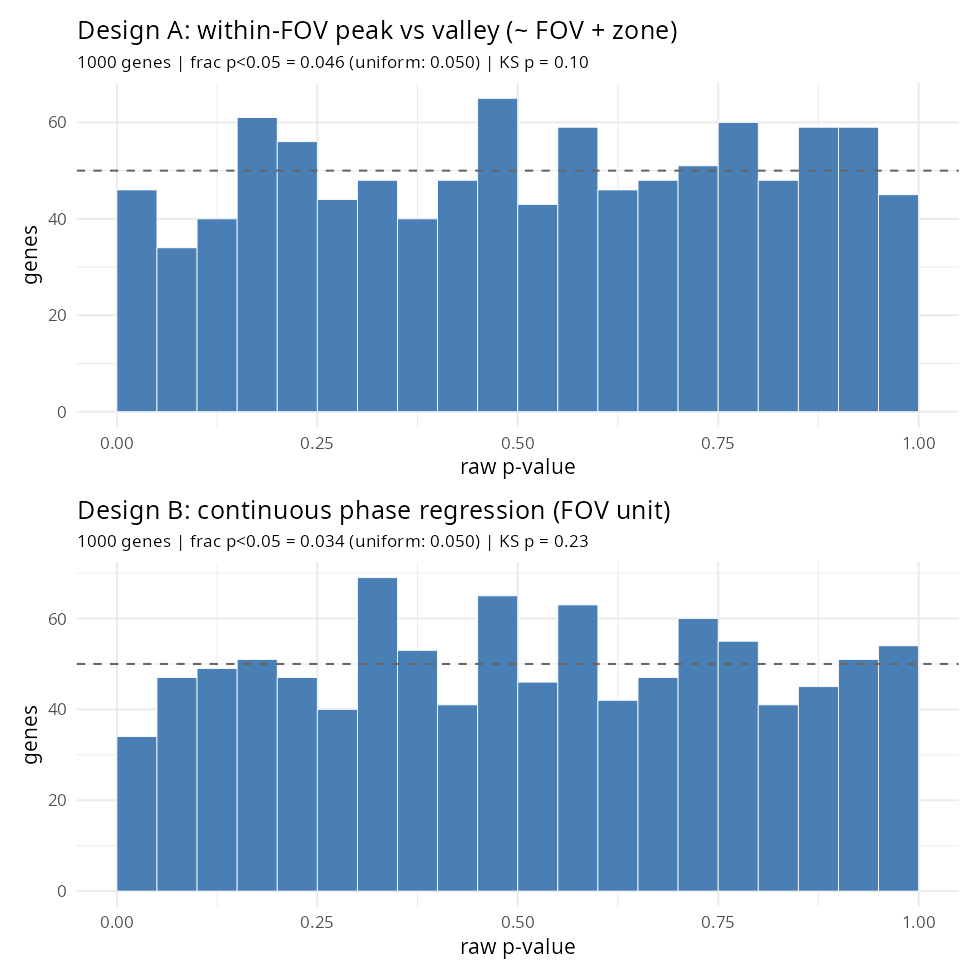

Source code (R):
# Raw p-value histograms for the Step 2 FOV-pseudobulk nulls, to test the true-null
# claim (flat = well-calibrated null; left-spike = real signal; right-slope/U = mis-cal).
suppressPackageStartupMessages({
  library(arrow); library(data.table); library(Matrix)
  library(DESeq2); library(limma); library(edgeR); library(ggplot2); library(patchwork)
})
OUT   <- "/home/jeszyman/repos/spatial-rads/dev/if_channel_check"
META  <- "/mnt/data/projects/spatial-rads/inputs/mutter01/Analysis_Mutter_01_CosMmR_Mutter_updated_metadata.parquet"
CNT   <- "/mnt/data/projects/spatial-rads/inputs/mutter01/projects_Mutter_01_CosMmR_app_data_raw_tx_counts_matrix.parquet"
ATLAS <- "/home/jeszyman/repos/spatial-rads/results/aggregate/full_labels.parquet"
SLIDE <- "20250529_214712_S4"; BLOCK <- "Block_21"; MIN_CELLS_UNIT <- 20
set.seed(1)
peak_fovs <- c(224,209,201,186,172,225,229,215,175,176,206,181,168,167)

meta <- as.data.table(read_parquet(META)); setnames(meta,"ImmuneAtlas_ImmGen_Main_cell_Types","main_type")
blk  <- meta[Slide==SLIDE & Block==BLOCK]
pc <- blk[fov %in% peak_fovs, .(cx=mean(x_slide_mm), cy=mean(y_slide_mm)), by=fov]
search_theta <- function(cx,cy,n=4,grid=seq(-pi/2,pi/2,length.out=181)){best<-list(within=Inf)
  for(th in grid){d<--sin(th)*cx+cos(th)*cy;km<-kmeans(d,n,nstart=10)
    if(km$tot.withinss<best$within)best<-list(theta=th,within=km$tot.withinss,centers=sort(km$centers[,1]),cluster=km$cluster)};best}
fit<-search_theta(pc$cx,pc$cy);theta<-fit$theta;spacing<-median(diff(fit$centers))
pc[,d_perp:=-sin(theta)*cx+cos(theta)*cy][,stripe:=fit$cluster]
peak_half<-pc[,.(sd=sd(d_perp-fit$centers[stripe])),by=stripe][,mean(sd)]+0.15;c0<-fit$centers[1]
label_fast<-function(d,off,sp,hw){r<-(d-off)%%sp;dtp<-pmin(r,sp-r)
  list(zone=ifelse(dtp<hw,"peak",ifelse(dtp>sp/2-hw,"valley","transition")),dtp=dtp)}

atl<-as.data.table(read_parquet(ATLAS))[dataset=="Mutter_01"];atl[,mcid:=sub("^sam[0-9]+_","",cell)]
tumor_ids<-intersect(atl[compartment=="tumor",mcid],blk$cell_id)
cnt<-as.data.table(read_parquet(CNT))[cell_id %in% tumor_ids]
gene_cols<-setdiff(colnames(cnt),c("Slide","fov","cell_id"))
pos<-blk[cell_id %in% cnt$cell_id,.(cell_id,fov,x_slide_mm,y_slide_mm)]
setkey(cnt,cell_id);setkey(pos,cell_id);pos<-pos[cnt$cell_id]
d<--sin(theta)*pos$x_slide_mm+cos(theta)*pos$y_slide_mm;lab<-label_fast(d,c0,spacing,peak_half)
pos[,`:=`(zone=lab$zone,dtp=lab$dtp)];cmat<-as.matrix(cnt[,..gene_cols]);rownames(cmat)<-cnt$cell_id

## Design A raw p
keep<-pos$zone %in% c("peak","valley");agg<-paste(pos$fov[keep],pos$zone[keep],sep="__")
units<-rowsum(cmat[keep,,drop=FALSE],agg);nc<-as.integer(table(agg)[rownames(units)])
udt<-data.table(unit=rownames(units),ncell=nc);udt[,c("fov","zone"):=tstrsplit(unit,"__")]
udt<-udt[ncell>=MIN_CELLS_UNIT];pf<-udt[,.N,by=fov][N==2,fov];udt<-udt[fov %in% pf];units<-units[udt$unit,]
cd<-t(units);gk<-rowSums(cd>=1)>=0.1*ncol(cd)&rowSums(cd)>=10;cd<-cd[gk,]
coldata<-data.frame(fov=factor(udt$fov),zone=factor(udt$zone,levels=c("valley","peak")),row.names=udt$unit)
dds<-DESeq(DESeqDataSetFromMatrix(round(cd),coldata,~fov+zone),quiet=TRUE)
pA<-results(dds,name="zone_peak_vs_valley")$pvalue;pA<-pA[!is.na(pA)]

## Design B raw p
fu<-rowsum(cmat,as.character(pos$fov))
fm<-pos[,.(fov=as.character(fov),dtp)][,.(mean_dtp=mean(dtp),ncell=.N),by=fov][match(rownames(fu),fov)]
kU<-fm$ncell>=MIN_CELLS_UNIT;fu<-fu[kU,];fm<-fm[kU]
cB<-t(fu);gkB<-rowSums(cB>=1)>=0.1*ncol(cB)&rowSums(cB)>=10;cB<-cB[gkB,]
dge<-calcNormFactors(DGEList(cB));des<-model.matrix(~fm$mean_dtp)
fitB<-eBayes(lmFit(voom(dge,des),des));pB<-topTable(fitB,coef=2,number=Inf)$P.Value

cat(sprintf("Design A: %d genes, KS-vs-uniform p=%.3f, frac p<0.05=%.3f\n",
            length(pA),ks.test(pA,"punif")$p.value,mean(pA<0.05)))
cat(sprintf("Design B: %d genes, KS-vs-uniform p=%.3f, frac p<0.05=%.3f\n",
            length(pB),ks.test(pB,"punif")$p.value,mean(pB<0.05)))

mk<-function(p,title){dt<-data.table(p=p)
  ggplot(dt,aes(p))+geom_histogram(breaks=seq(0,1,0.05),fill="#4a7fb5",color="white",linewidth=0.2)+
    geom_hline(yintercept=length(p)/20,linetype="dashed",color="grey40")+
    labs(x="raw p-value",y="genes",title=title,
         subtitle=sprintf("%d genes | frac p<0.05 = %.3f (uniform: 0.050) | KS p = %.2f",
                          length(p),mean(p<0.05),ks.test(p,"punif")$p.value))+
    theme_minimal(base_size=11)+theme(plot.subtitle=element_text(size=9))}
g<-mk(pA,"Design A: within-FOV peak vs valley (~ FOV + zone)")/
   mk(pB,"Design B: continuous phase regression (FOV unit)")
ggsave(file.path(OUT,"pv_step2_phist.png"),g,width=7,height=7,dpi=140)
cat("saved pv_step2_phist.png\n")
